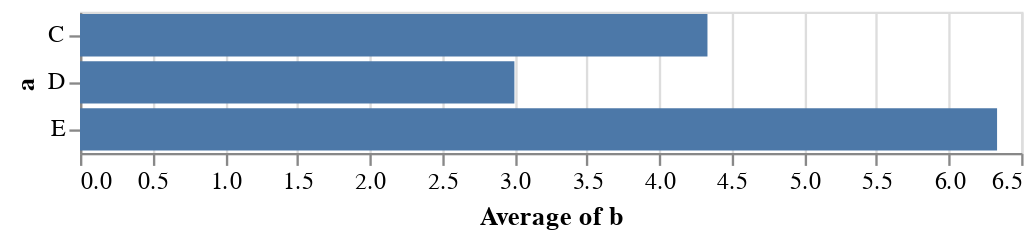

Here is the notebook cell this chart was saved with:
### Code cell
# more verbose specification of channels - useful for more advanced configurations
alt.Chart(data).mark_bar().encode(
    alt.Y('a', type='nominal'),
    alt.X('b', type='quantitative', aggregate='average')
)

### Figure 1 — Vega-Lite specification as saved in the notebook (floating-point values rounded to 4 significant figures)
{"config": {"view": {"continuousWidth": 400, "continuousHeight": 300}}, "data": {"name": "data-347f1284ea3247c0f55cb966abbdd2d8"}, "mark": "bar", "encoding": {"x": {"aggregate": "average", "field": "b", "type": "quantitative"}, "y": {"field": "a", "type": "nominal"}}, "$schema": "https://vega.github.io/schema/vega-lite/v4.17.0.json", "datasets": {"data-347f1284ea3247c0f55cb966abbdd2d8": [{"a": "C", "b": 2}, {"a": "C", "b": 7}, {"a": "C", "b": 4}, {"a": "D", "b": 1}, {"a": "D", "b": 2}, {"a": "D", "b": 6}, {"a": "E", "b": 8}, {"a": "E", "b": 4}, {"a": "E", "b": 7}]}}
